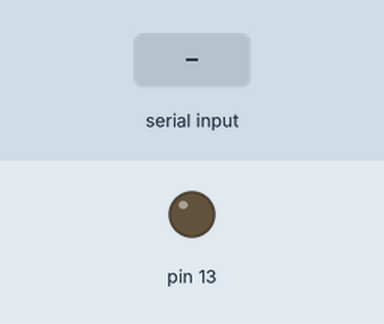
This sketch was run on a simulated Arduino Uno, built with avr-gcc and run on an emulated ATmega328P. On the bench: output pins drawn as LEDs (lit = HIGH). The inputs (shaded band) are chosen by the test bench. What the sketch prints to the serial monitor is not drawn.

Above: at 1.2 s.
1.3 s: "2\n" received over Serial
At 1.9 s:
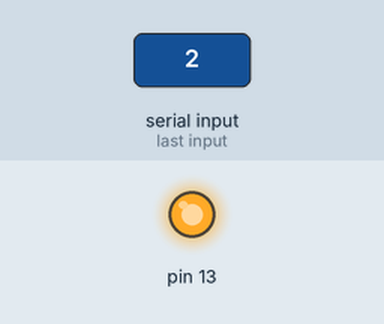
2.8 s: "1\n" received over Serial
At 3.1 s:
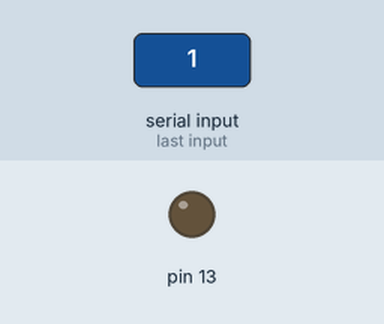
Timing chart, 0 to 5.8 s (numbered marks = the images above; inputs shaded):
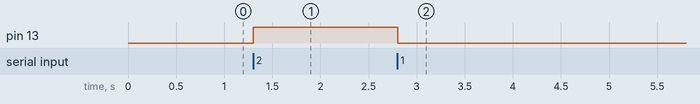

Measured:
- after the input at 1.3 s, pin 13: LOW → HIGH at once
- after the input at 2.8 s, pin 13: HIGH → LOW at once

The sketch:

arduino_demo.ino
```cpp
int in_data =0;
void setup(){
    Serial.begin(9600);
    Serial.print("hello");
    pinMode(13, OUTPUT);
}

void loop(){
    if(Serial.available()){
        in_data = Serial.parseInt();
      switch(in_data) {
        case 1 : digitalWrite(13, LOW); break;
        case 2 : digitalWrite(13, HIGH); break;
        default : break;
      }
    }
}
```
